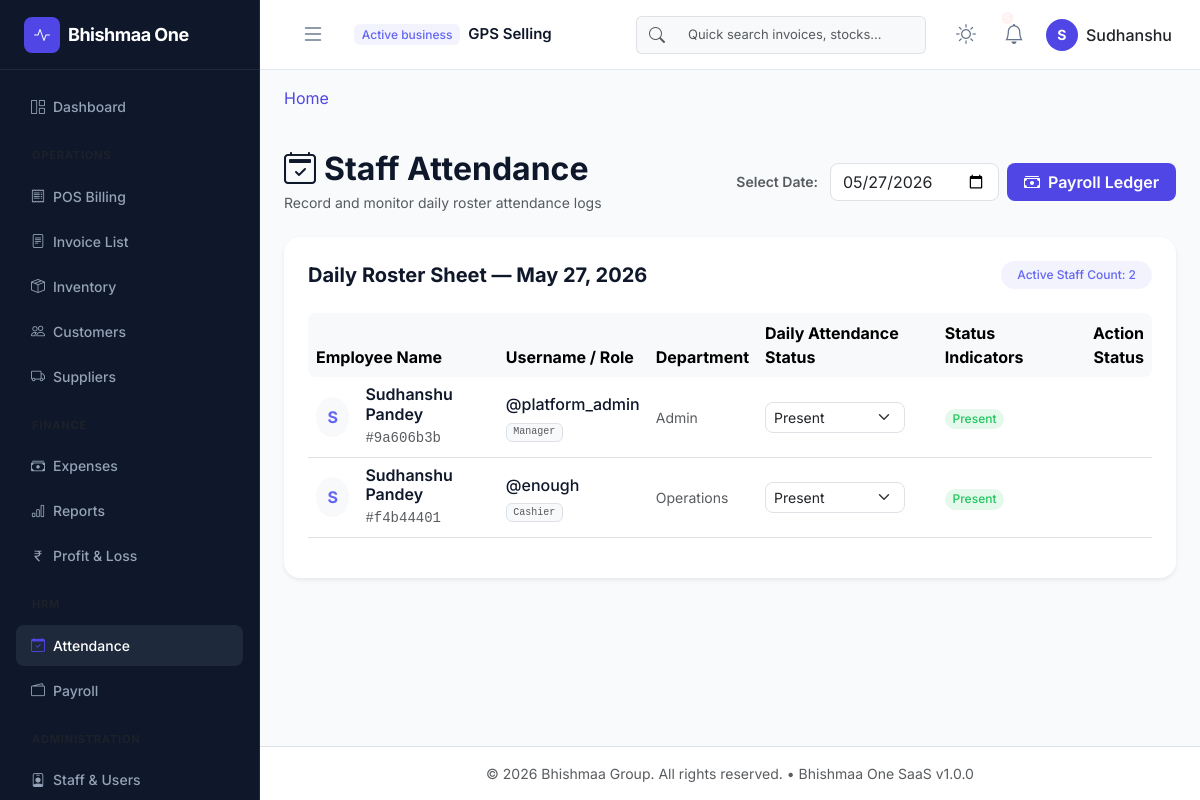
The app's page /hrm/attendance (signed in) with its own data.
### app/models/core.py (models this page shows, shortened)
class Base(db.Model):
    __abstract__ = True
    id = db.Column(UUIDType, primary_key=True, default=lambda: str(uuid.uuid4()))
    created_at = db.Column(db.DateTime, default=datetime.datetime.utcnow, index=True)
    updated_at = db.Column(db.DateTime, default=datetime.datetime.utcnow, onupdate=datetime.datetime.utcnow)
    is_deleted = db.Column(db.Boolean, default=False, index=True)

class Organization(Base):
    __tablename__ = 'organizations'
    name = db.Column(db.String(150), nullable=False)
    subdomain = db.Column(db.String(50), unique=True, index=True, nullable=False)
    is_active = db.Column(db.Boolean, default=True, index=True)
    plan_name = db.Column(db.String(50), default='Free')
    users = db.relationship('User', back_populates='organization', lazy=True)

class User(UserMixin, Base):
    __tablename__ = 'users'
    username = db.Column(db.String(80), unique=True, index=True, nullable=False)
    email = db.Column(db.String(120), unique=True, index=True, nullable=False)
    password_hash = db.Column(db.String(128), nullable=False)
    first_name = db.Column(db.String(50))
    last_name = db.Column(db.String(50))
    is_active = db.Column(db.Boolean, default=True, index=True)
    organization_id = db.Column(UUIDType, db.ForeignKey('organizations.id', ondelete='CASCADE'), nullable=True, index=True)
    branch_id = db.Column(UUIDType, db.ForeignKey('branches.id', ondelete='SET NULL'), nullable=True, index=True)
    organization = db.relationship('Organization', back_populates='users')
    branch = db.relationship('Branch', backref=db.backref('users', lazy=True))
    roles = db.relationship('Role', secondary=user_roles, back_populates='users', lazy='joined')
    def has_permission(self, perm_name):
        for role in self.roles:
            if any(perm.name == perm_name for perm in role.permissions):
                return True
        return False

### app/models/users.py (models this page shows, shortened)
class UserDetail(Base):
    __tablename__ = 'user_details'
    user_id = db.Column(UUIDType, db.ForeignKey('users.id', ondelete='CASCADE'), nullable=False, unique=True, index=True)
    phone = db.Column(db.String(15))
    address = db.Column(db.Text)
    designation = db.Column(db.String(50), default='Staff')
    department = db.Column(db.String(50), default='Operations')
    date_of_joining = db.Column(db.Date, default=datetime.date.today)
    basic_salary = db.Column(db.Numeric(10, 2), default=0.0)
    user = db.relationship('User', backref=db.backref('detail', uselist=False, lazy=True, cascade='all, delete-orphan'))

### app/blueprints/hrm/routes.py (the view)
@hrm_bp.route('/attendance')
@login_required
@hrm_management_required
def list_attendance():
    date_str = request.args.get('date', '').strip()
    try:
        if date_str:
            target_date = datetime.datetime.strptime(date_str, '%Y-%m-%d').date()
        else:
            target_date = datetime.date.today()
    except ValueError:
        flash("Invalid date parameter, loading today instead.", "warning")
        target_date = datetime.date.today()
    staff_list = User.query.filter(
        User.organization_id == current_user.organization_id,
        User.is_active == True,
        User.is_deleted == False
    ).order_by(User.first_name).all()
    records_map = get_organization_attendance(current_user.organization_id, target_date)
    return render_template(
        'hrm/attendance.html',
        staff_list=staff_list,
        records_map=records_map,
        target_date=target_date,
        target_date_str=target_date.strftime('%Y-%m-%d')
    )

### app/blueprints/hrm/templates/hrm/attendance.html (shortened to what this page needs)
{% extends "layouts/base.html" %}
{% block extra_css %}
<link rel="stylesheet" href="{{ url_for('hrm.static', filename='css/hrm.css') }}">
{% endblock %}
{% block content %}
<div class="d-flex justify-content-between align-items-center mb-4 mt-3">
    <div>
        <h2 class="fw-bold tracking-tight mb-1 text-main"><i class="bi bi-calendar2-check me-2"></i>Staff Attendance</h2>
        <p class="text-muted small mb-0">Record and monitor daily roster attendance logs</p>
    </div>
    <div class="d-flex align-items-center gap-2">
        <form method="GET" action="{{ url_for('hrm.list_attendance') }}" class="d-flex align-items-center gap-2">
            <label class="small fw-semibold text-muted text-nowrap me-1">Select Date:</label>
            <input type="date" name="date" class="form-control rounded-3" value="{{ target_date_str }}" onchange="this.form.submit()">
        </form>
        <a href="{{ url_for('hrm.list_payroll') }}" class="btn btn-indigo rounded-3 px-3 fw-semibold">
            <i class="bi bi-cash-stack me-1"></i> Payroll Ledger
        </a>
    </div>
</div>
<div class="card border-0 shadow-sm rounded-4">
    <div class="card-header bg-transparent border-0 px-4 pt-4 pb-0">
        <div class="d-flex justify-content-between align-items-center">
            <h5 class="fw-bold text-main mb-0">Daily Roster Sheet — {{ target_date.strftime('%B %d, %Y') }}</h5>
            <span class="badge bg-indigo-light text-indigo px-3 py-2 rounded-pill small">Active Staff Count: {{ staff_list|length }}</span>
        </div>
    </div>
    <div class="card-body p-4">
        <div class="table-responsive">
            <table class="table align-middle" id="attendanceTable">
                <thead class="table-light">
                    <tr>
                        <th class="border-0 rounded-start-3">Employee Name</th>
                        <th class="border-0">Username / Role</th>
                        <th class="border-0">Department</th>
                        <th class="border-0">Daily Attendance Status</th>
                        <th class="border-0">Status Indicators</th>
                        <th class="border-0 rounded-end-3 text-end">Action Status</th>
                    </tr>
                </thead>
                <tbody>
                    {% if staff_list %}
                        {% for staff in staff_list %}
                            {% set record = records_map.get(staff.id) %}
                            <tr data-user-id="{{ staff.id }}">
                                <td>
                                    <div class="d-flex align-items-center">
                                        <div class="avatar-circle-sm bg-light text-indigo fw-bold rounded-circle d-flex align-items-center justify-content-center me-3" style="width: 40px; height: 40px;">
                                            {{ (staff.first_name or staff.username)[0]|upper }}
                                        </div>
                                        <div>
                                            <h6 class="fw-semibold text-main mb-0">{{ staff.first_name or '' }} {{ staff.last_name or '' }}</h6>
                                            <span class="text-muted small font-monospace">#{{ staff.id[:8] }}</span>
                                        </div>
                                    </div>
                                </td>
                                <td>
                                    <div class="text-main fw-medium">@{{ staff.username }}</div>
                                    <span class="badge bg-light border text-muted font-monospace small" style="font-size: 10px;">
                                        {{ staff.detail.designation if (staff.detail and staff.detail.designation) else 'Staff' }}
                                    </span>
                                </td>
                                <td class="text-muted small">
                                    {{ staff.detail.department if (staff.detail and staff.detail.department) else 'Operations' }}
                                </td>
                                <td>
                                    <select class="form-select form-select-sm rounded-3 status-select" style="width: 140px;" data-user-id="{{ staff.id }}" data-date="{{ target_date_str }}">
                                        <option value="Present" {% if record and record.status == 'Present' %}selected{% endif %}>Present</option>
                                    </select>
                                </td>
                                <td>
                                    <div class="badge-indicator-container">
                                        {% if record %}
                                            {% if record.status == 'Present' %}
                                                <span class="badge bg-success-light text-success rounded-pill px-2.5">Present</span>
                                            {% elif record.status == 'Absent' %}
                                                <span class="badge bg-danger-light text-danger rounded-pill px-2.5">Absent</span>
                                            {% elif record.status == 'Half-Day' %}
                                                <span class="badge bg-warning-light text-warning rounded-pill px-2.5">Half-Day</span>
                                            {% elif record.status == 'Late' %}
                                                <span class="badge bg-orange-light text-orange rounded-pill px-2.5">Late Arrival</span>
                                            {% elif record.status == 'On-Leave' %}
                                                <span class="badge bg-info-light text-info rounded-pill px-2.5">On Leave</span>
                                            {% endif %}
                                        {% else %}
                                            <span class="badge bg-light text-muted border rounded-pill px-2.5">Not Logged</span>
                                        {% endif %}
                                    </div>
                                </td>
                                <td class="text-end">
                                </td>
                            </tr>
                        {% endfor %}
                    {% endif %}
                </tbody>
            </table>
        </div>
    </div>
</div>
{% endblock %}

### app/templates/components/navbar.html (shortened to what this page needs)
<nav class="navbar navbar-expand-lg app-navbar px-3">
    <div class="container-fluid">
        <button class="btn sidebar-toggle-btn me-3" id="sidebarToggle" onclick="toggleSidebar()">
            <i class="bi bi-list fs-4"></i>
        </button>
        <div class="navbar-brand-tenant d-flex align-items-center flex-wrap gap-1">
            <span class="badge bg-indigo-light text-indigo me-1">Active business</span>
            <span class="tenant-name fw-semibold text-truncate me-2" style="max-width: 200px;">
                {{ current_user.organization.name if current_user.organization else 'Bhishmaa One' }}
            </span>
        </div>
        <div class="collapse navbar-collapse justify-content-end" id="navbarContent">
            <form class="d-none d-md-flex navbar-search me-4" role="search">
                <div class="input-group">
                    <span class="input-group-text bg-light border-end-0">
                        <i class="bi bi-search text-muted"></i>
                    </span>
                    <input class="form-control bg-light border-start-0" type="search" placeholder="Quick search invoices, stocks..." aria-label="Search">
                </div>
            </form>
            <div class="d-flex align-items-center gap-3">
                <button class="btn btn-icon theme-toggle-btn" onclick="toggleTheme()" title="Toggle Dark/Light Mode">
                    <i class="bi bi-sun sun-icon fs-5"></i>
                </button>
                <div class="dropdown">
                    <button class="btn btn-icon position-relative" type="button" data-bs-toggle="dropdown" aria-expanded="false">
                        <i class="bi bi-bell fs-5"></i>
                        {% if unread_count > 0 %}
                            <span class="position-absolute top-1 start-75 translate-middle badge rounded-pill bg-danger" style="font-size: 8px; padding: 2px 4px;">{{ unread_count }}</span>
                        {% endif %}
                    </button>
                </div>
                <div class="dropdown">
                    <button class="btn profile-dropdown-btn d-flex align-items-center gap-2" type="button" data-bs-toggle="dropdown" aria-expanded="false">
                        <div class="profile-avatar text-white fw-bold">
                            {{ current_user.first_name[0] if current_user.first_name else 'U' }}
                        </div>
                        <span class="d-none d-lg-inline fw-medium">{{ current_user.first_name }}</span>
                    </button>
                </div>
            </div>
        </div>
    </div>
</nav>

### records on screen
Organization: organization "GPS Selling"
User: first_name "S", first_name "Sudhanshu", last_name "Pandey", id "9a606b3b", username "platform_admin", detail "Manager", detail "Admin", id "Present"
User: first_name "S", first_name "Sudhanshu", last_name "Pandey", id "f4b44401", username "enough", detail "Cashier", detail "Operations", id "Present"

### other values on screen
{{ staff_list|length }} "2"
